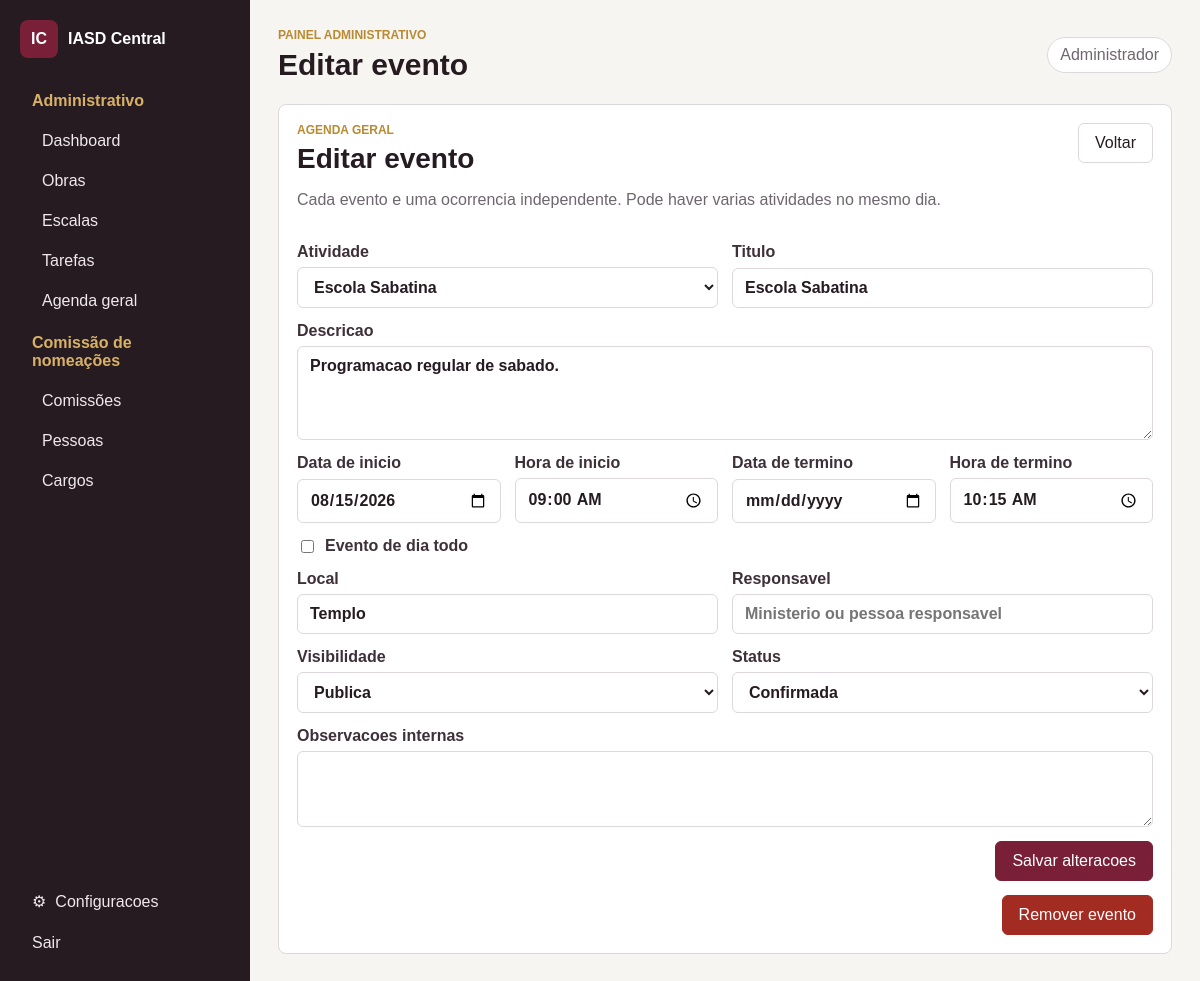
The page /agenda/1/edit (signed in) on the database its author committed.
### tables this page shows
CREATE TABLE IF NOT EXISTS menus (
  id INT(11) UNSIGNED NOT NULL,
  id_menu_pai INT(11) UNSIGNED NULL DEFAULT NULL,
  nome VARCHAR(120) NOT NULL,
  descricao VARCHAR(255) NULL DEFAULT NULL,
  rota VARCHAR(255) NOT NULL DEFAULT '',
  icone VARCHAR(80) NULL DEFAULT NULL,
  ordem INT(11) NOT NULL DEFAULT 0,
  status ENUM('Ativo','Inativo') NOT NULL DEFAULT 'Ativo',
  tipo ENUM('Separador','Tela') NOT NULL DEFAULT 'Tela',
  nivel VARCHAR(40) NULL DEFAULT NULL,
  chave_permissao VARCHAR(80) NULL DEFAULT NULL,
  created_at TIMESTAMP NULL DEFAULT NULL,
  updated_at TIMESTAMP NULL DEFAULT NULL,
  PRIMARY KEY (id),
  KEY menus_id_menu_pai_index (id_menu_pai),
  KEY menus_status_ordem_index (status, ordem),
  CONSTRAINT menus_id_menu_pai_foreign FOREIGN KEY (id_menu_pai) REFERENCES menus(id) ON DELETE SET NULL
);

CREATE TABLE IF NOT EXISTS users (
  id BIGINT UNSIGNED NOT NULL AUTO_INCREMENT,
  name VARCHAR(160) NOT NULL,
  username VARCHAR(80) NOT NULL,
  password VARCHAR(255) NOT NULL,
  status ENUM('Ativo','Inativo') NOT NULL DEFAULT 'Ativo',
  created_at TIMESTAMP NULL DEFAULT NULL,
  updated_at TIMESTAMP NULL DEFAULT NULL,
  PRIMARY KEY (id),
  UNIQUE KEY users_username_unique (username)
);

CREATE TABLE IF NOT EXISTS agenda_eventos (
  id BIGINT UNSIGNED NOT NULL AUTO_INCREMENT,
  atividade_id BIGINT UNSIGNED NULL DEFAULT NULL,
  titulo VARCHAR(180) NOT NULL,
  descricao TEXT NULL,
  data_inicio DATE NOT NULL,
  hora_inicio TIME NULL DEFAULT NULL,
  data_fim DATE NULL DEFAULT NULL,
  hora_fim TIME NULL DEFAULT NULL,
  dia_todo TINYINT(1) NOT NULL DEFAULT 0,
  local VARCHAR(160) NULL DEFAULT NULL,
  responsavel VARCHAR(160) NULL DEFAULT NULL,
  visibilidade ENUM('Publica','Interna') NOT NULL DEFAULT 'Interna',
  status ENUM('Agendada','Confirmada','Cancelada','Concluida') NOT NULL DEFAULT 'Agendada',
  observacoes TEXT NULL,
  created_by BIGINT UNSIGNED NULL DEFAULT NULL,
  created_at TIMESTAMP NULL DEFAULT NULL,
  updated_at TIMESTAMP NULL DEFAULT NULL,
  PRIMARY KEY (id),
  KEY agenda_eventos_data_status_index (data_inicio, status),
  KEY agenda_eventos_atividade_data_index (atividade_id, data_inicio),
  KEY agenda_eventos_created_by_foreign (created_by),
  CONSTRAINT agenda_eventos_atividade_id_foreign FOREIGN KEY (atividade_id) REFERENCES agenda_atividades(id) ON DELETE SET NULL,
  CONSTRAINT agenda_eventos_created_by_foreign FOREIGN KEY (created_by) REFERENCES users(id) ON DELETE SET NULL
);

CREATE TABLE IF NOT EXISTS agenda_atividades (
  id BIGINT UNSIGNED NOT NULL AUTO_INCREMENT,
  nome VARCHAR(140) NOT NULL,
  descricao TEXT NULL,
  cor VARCHAR(7) NOT NULL DEFAULT '#7a1f38',
  duracao_padrao_minutos SMALLINT UNSIGNED NULL DEFAULT NULL,
  exige_escala TINYINT(1) NOT NULL DEFAULT 0,
  status ENUM('Ativa','Inativa') NOT NULL DEFAULT 'Ativa',
  created_by BIGINT UNSIGNED NULL DEFAULT NULL,
  created_at TIMESTAMP NULL DEFAULT NULL,
  updated_at TIMESTAMP NULL DEFAULT NULL,
  PRIMARY KEY (id),
  UNIQUE KEY agenda_atividades_nome_unique (nome),
  KEY agenda_atividades_status_index (status),
  KEY agenda_atividades_created_by_foreign (created_by),
  CONSTRAINT agenda_atividades_created_by_foreign FOREIGN KEY (created_by) REFERENCES users(id) ON DELETE SET NULL
);

### resources/views/modules/agenda/form.php (the view, shortened to what the rows shown need)
<?php
$isEdit = $event !== null;
$action = $isEdit ? url('/agenda/' . $event['id']) : url('/agenda');
$dataInicio = $event['data_inicio'] ?? $selectedDate;
?>
<section class="panel no-margin agenda-form-shell">
    <div class="form-header">
        <div>
            <span class="eyebrow">Agenda geral</span>
            <h2><?= e($isEdit ? 'Editar evento' : 'Novo evento') ?></h2>
            <p class="muted">Cada evento e uma ocorrencia independente. Pode haver varias atividades no mesmo dia.</p>
        </div>
        <a class="button" href="<?= url('/agenda?mes=' . substr((string) $dataInicio, 0, 7)) ?>">Voltar</a>
    </div>
    <form method="post" action="<?= $action ?>" class="form agenda-form">
        <div class="form-grid two">
            <label>Atividade
                <select name="atividade_id">
                    <?php foreach ($activities as $activity): ?>
                        <option value="<?= e($activity['id']) ?>" <?= (int) ($event['atividade_id'] ?? 0) === (int) $activity['id'] ? 'selected' : '' ?>><?= e($activity['nome']) ?></option>
                    <?php endforeach; ?>
                </select>
            </label>
            <label>Titulo <input name="titulo" required maxlength="180" value="<?= e($event['titulo'] ?? '') ?>" placeholder="Ex: Culto Divino"></label>
        </div>
        <label>Descricao <textarea name="descricao" rows="4" placeholder="Detalhes importantes para lideranca, comunicacao e escala."><?= e($event['descricao'] ?? '') ?></textarea></label>
        <div class="form-grid four">
            <label>Data de inicio <input type="date" name="data_inicio" required value="<?= e($dataInicio) ?>"></label>
            <label>Hora de inicio <input type="time" name="hora_inicio" value="<?= e(substr((string) ($event['hora_inicio'] ?? ''), 0, 5)) ?>"></label>
            <label>Data de termino <input type="date" name="data_fim" value="<?= e($event['data_fim'] ?? '') ?>"></label>
            <label>Hora de termino <input type="time" name="hora_fim" value="<?= e(substr((string) ($event['hora_fim'] ?? ''), 0, 5)) ?>"></label>
        </div>
        <label class="checkbox"><input type="checkbox" name="dia_todo" value="1" <?= !empty($event['dia_todo']) ? 'checked' : '' ?>> Evento de dia todo</label>
        <div class="form-grid two">
            <label>Local <input name="local" maxlength="160" value="<?= e($event['local'] ?? '') ?>" placeholder="Templo, sala jovem, quadra..."></label>
            <label>Responsavel <input name="responsavel" maxlength="160" value="<?= e($event['responsavel'] ?? '') ?>" placeholder="Ministerio ou pessoa responsavel"></label>
        </div>
        <div class="form-grid two">
            <label>Visibilidade
                <select name="visibilidade">
                    <?php foreach (['Interna', 'Publica'] as $option): ?>
                        <option value="<?= e($option) ?>" <?= ($event['visibilidade'] ?? 'Interna') === $option ? 'selected' : '' ?>><?= e($option) ?></option>
                    <?php endforeach; ?>
                </select>
            </label>
            <label>Status
                <select name="status">
                    <?php foreach (['Agendada', 'Confirmada', 'Cancelada', 'Concluida'] as $option): ?>
                        <option value="<?= e($option) ?>" <?= ($event['status'] ?? 'Agendada') === $option ? 'selected' : '' ?>><?= e($option) ?></option>
                    <?php endforeach; ?>
                </select>
            </label>
        </div>
        <label>Observacoes internas <textarea name="observacoes" rows="3"><?= e($event['observacoes'] ?? '') ?></textarea></label>
        <div class="form-actions split-actions">
            <button class="button primary"><?= e($isEdit ? 'Salvar alteracoes' : 'Cadastrar evento') ?></button>
        </div>
    </form>
    <?php if ($isEdit): ?>
        <form method="post" action="<?= url('/agenda/' . $event['id'] . '/delete') ?>" class="delete-form">
            <button class="button danger" data-confirm="Remover este evento da agenda?">Remover evento</button>
        </form>
    <?php endif; ?>
</section>

### app/Core/Router.php (shortened to what the rows shown need)
<?php
final class Router
{
    private array $routes = [];
    private function add(string $method, string $path, array $handler): void
    {
        $pattern = preg_replace('/\{([a-zA-Z_][a-zA-Z0-9_]*)}/', '(?P<$1>[0-9]+)', '/' . trim($path, '/'));
        $this->routes[] = [$method, '#^' . $pattern . '$#', $handler];
    }
    public function dispatch(Request $request): void
    {
        foreach ($this->routes as [$method, $pattern, $handler]) {
            if ($method !== $request->method() || !preg_match($pattern, $request->path(), $matches)) {
                continue;
            }
            $params = array_filter($matches, 'is_string', ARRAY_FILTER_USE_KEY);
            [$class, $action] = $handler;
            (new $class())->$action($request, ...array_values($params));
            return;
        }
    }
}

### resources/views/layouts/app.php (shortened to what the rows shown need)
<?php
$user = $user ?? null;
$menus = $menus ?? [];
$templateSettings = (new SettingsRepository())->all();
$fontFamilies = ['Arial' => 'Arial, Helvetica, sans-serif', 'Inter' => 'Inter, Arial, sans-serif', 'Georgia' => 'Georgia, serif', 'System' => 'system-ui, sans-serif'];
$templateFont = $fontFamilies[$templateSettings['font_family']] ?? $fontFamilies['Arial'];
?>
<!doctype html>
<html lang="<?= e($templateSettings['language']) ?>">
<head>
    <link rel="stylesheet" href="<?= asset('css/app.css') ?>">
</head>
<body class="admin-body density-<?= e($templateSettings['layout_density']) ?> theme-<?= e($templateSettings['theme_mode']) ?>" style="--brand: <?= e($templateSettings['brand_color']) ?>; --sidebar-bg: <?= e($templateSettings['sidebar_color']) ?>; --sidebar-width: <?= e($templateSettings['sidebar_width']) ?>px; --app-font: <?= e($templateFont) ?>;">
<aside class="sidebar" id="sidebar">
    <a class="brand" href="<?= url($user ? '/dashboard' : '/') ?>"><span>IC</span><strong>IASD Central</strong></a>
    <nav>
        <?php foreach ($menus as $item): ?>
            <?php if (($item['tipo'] ?? '') === 'Tela'): ?>
                <a href="<?= url((string) $item['rota']) ?>"><?= e($item['nome']) ?></a>
            <?php else: ?>
                <div class="nav-group">
                    <span><?= e($item['nome']) ?></span>
                    <?php foreach (($item['children'] ?? []) as $child): ?>
                        <a href="<?= url((string) $child['rota']) ?>"><?= e($child['nome']) ?></a>
                    <?php endforeach; ?>
                </div>
            <?php endif; ?>
        <?php endforeach; ?>
    </nav>
    <div class="sidebar-footer">
        <?php if ($user): ?>
            <a class="settings-link" href="<?= url('/configuracoes') ?>"><span aria-hidden="true">&#9881;</span> Configuracoes</a>
            <form method="post" action="<?= url('/logout') ?>"><?= Csrf::field() ?><button class="link-button">Sair</button></form>
        <?php else: ?>
            <a class="settings-link" href="<?= url('/') ?>">Voltar ao site</a>
        <?php endif; ?>
    </div>
</aside>
<main class="main">
    <header class="topbar">
        <div>
            <span class="eyebrow">Painel administrativo</span>
            <h1><?= e($title ?? 'Painel') ?></h1>
        </div>
        <span class="user-chip"><?= e($user['name'] ?? 'Acesso direto') ?></span>
    </header>
    <?= $content ?>
</main>
</body>
</html>

### rows shown on the page
menus: nome "Administrativo"
menus: nome "Dashboard"
menus: nome "Obras"
menus: nome "Escalas"
menus: nome "Tarefas"
menus: nome "Agenda geral"
menus: nome "Comissão de nomeações"
menus: nome "Comissões"
menus: nome "Pessoas"
menus: nome "Cargos"
users: name "Administrador"
agenda_eventos: atividade_id "Escola Sabatina", titulo "Escola Sabatina", descricao "Programacao regular de sabado.", data_inicio "08/15/2026", hora_inicio "09:00", hora_fim "10:15", local "Templo"

### other values the page prints
form field visibilidade "Publica"
form field status "Confirmada"
